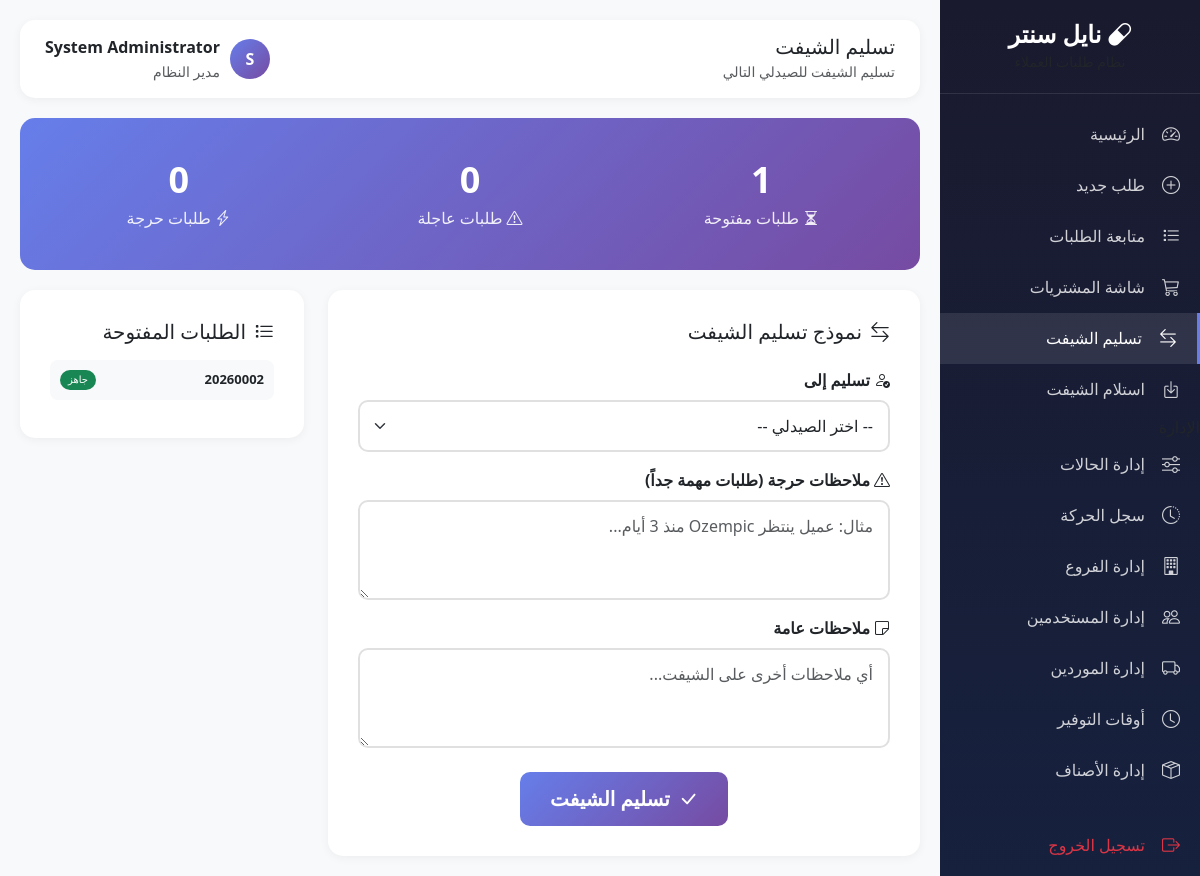
The app's page /modules/customer-requests/shift-handover.php (signed in), older data.
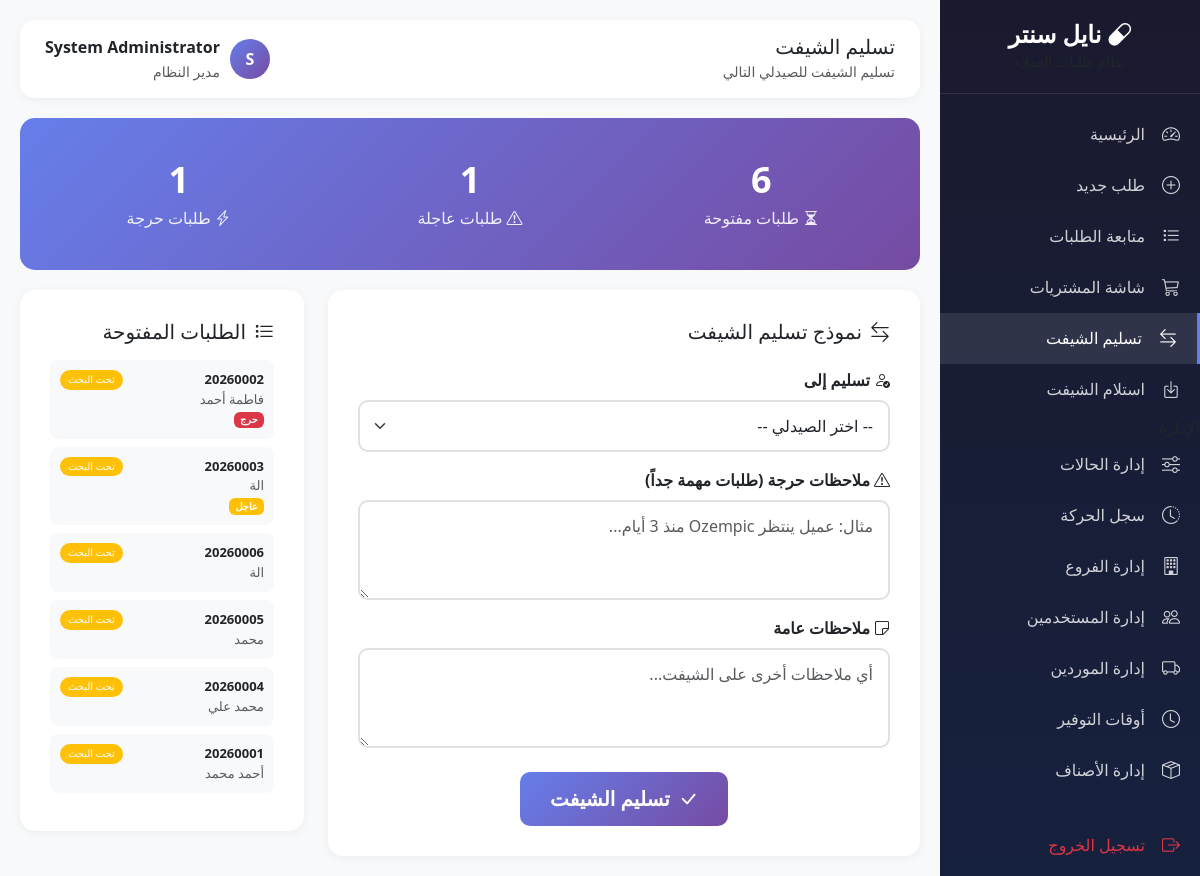
The same page, newer data.
### tables this page shows
CREATE TABLE `orders` (
  `id` int(11) NOT NULL,
  `order_number` varchar(20) NOT NULL,
  `customer_id` int(11) DEFAULT NULL,
  `customer_code` varchar(50) DEFAULT NULL,
  `customer_name` varchar(100) NOT NULL,
  `customer_phone` varchar(20) DEFAULT NULL,
  `customer_phone2` varchar(20) DEFAULT NULL,
  `customer_address` varchar(255) DEFAULT NULL,
  `branch_code` varchar(20) DEFAULT NULL,
  `order_date` datetime DEFAULT current_timestamp(),
  `priority` enum('normal','urgent','critical') DEFAULT 'normal',
  `status_id` int(11) DEFAULT 1,
  `total_items` int(11) DEFAULT 0,
  `notes` text DEFAULT NULL,
  `created_by` int(11) NOT NULL,
  `created_at` timestamp NOT NULL DEFAULT current_timestamp(),
  `updated_by` int(11) DEFAULT NULL,
  `updated_at` timestamp NULL DEFAULT NULL,
  `total_discount_type` enum('percentage','fixed') DEFAULT NULL,
  `total_discount_value` decimal(10,2) DEFAULT 0.00,
  `final_total` decimal(10,2) DEFAULT 0.00
);

CREATE TABLE `order_statuses` (
  `id` int(11) NOT NULL,
  `status_name` varchar(50) NOT NULL,
  `status_color` varchar(20) DEFAULT '#6c757d',
  `sort_order` int(11) DEFAULT 0,
  `is_default` tinyint(1) DEFAULT 0,
  `is_final` tinyint(1) DEFAULT 0,
  `is_active` tinyint(1) DEFAULT 1,
  `created_at` timestamp NOT NULL DEFAULT current_timestamp(),
  `updated_at` timestamp NOT NULL DEFAULT current_timestamp() ON UPDATE current_timestamp()
);

### modules/customer-requests/shift-handover.php (the view, shortened to what the changed rows need)
<?php
$db = getDB();
$stmt = $db->query("SELECT o.*, os.status_name, os.status_color, u.full_name as creator_name
    FROM orders o
    JOIN order_statuses os ON o.status_id = os.id
    JOIN users u ON o.created_by = u.id
    WHERE os.is_final = 0
    ORDER BY o.priority DESC, o.created_at DESC");
$open_orders_list = $stmt->fetchAll();
?>
<!DOCTYPE html>
<html lang="ar" dir="rtl">
<head>
    <link href="https://cdn.jsdelivr.net/npm/bootstrap@5.3.2/dist/css/bootstrap.rtl.min.css" rel="stylesheet">
    <link href="https://cdn.jsdelivr.net/npm/bootstrap-icons@1.11.1/font/bootstrap-icons.css" rel="stylesheet">
</head>
<body>
    <div class="main-content">
        <div class="summary-card">
            <div class="row">
                <div class="col-md-4">
                    <div class="summary-stat">
                        <h3><?= count($open_orders_list) ?></h3>
                        <p><i class="bi bi-hourglass-split me-1"></i>طلبات مفتوحة</p>
                    </div>
                </div>
                <div class="col-md-4">
                    <div class="summary-stat">
                        <h3><?= count(array_filter($open_orders_list, fn($o) => $o['priority'] === 'urgent')) ?></h3>
                        <p><i class="bi bi-exclamation-triangle me-1"></i>طلبات عاجلة</p>
                    </div>
                </div>
                <div class="col-md-4">
                    <div class="summary-stat">
                        <h3><?= count(array_filter($open_orders_list, fn($o) => $o['priority'] === 'critical')) ?></h3>
                        <p><i class="bi bi-lightning-charge me-1"></i>طلبات حرجة</p>
                    </div>
                </div>
            </div>
        </div>
        <div class="row">
            <div class="col-lg-4">
                <div class="content-card">
                    <?php foreach (array_slice($open_orders_list, 0, 10) as $order): ?>
                    <div class="order-mini">
                        <div class="d-flex justify-content-between">
                            <strong><?= $order['order_number'] ?></strong>
                            <span class="status-badge-mini" style="background: <?= $order['status_color'] ?>"><?= $order['status_name'] ?></span>
                        </div>
                        <div class="text-muted"><?= $order['customer_name'] ?></div>
                        <?php if ($order['priority'] !== 'normal'): ?>
                        <span class="badge bg-<?= $order['priority'] === 'urgent' ? 'warning' : 'danger' ?>">
                            <?= $order['priority'] === 'urgent' ? 'عاجل' : 'حرج' ?>
                        </span>
                        <?php endif; ?>
                    </div>
                    <?php endforeach; ?>
                </div>
            </div>
        </div>
    </div>
</body>
</html>

Row changes from the older to the newer data that the page shows:
removed orders: priority "0", order_number "20260002", status.status_name "جاهز"
added orders: order_number "20260002", status.status_name "تحت البحث", customer_name "فاطمة أحمد", priority "حرج"
added orders: order_number "20260003", status.status_name "تحت البحث", customer_name "الة", priority "عاجل"
added orders: order_number "20260006", status.status_name "تحت البحث", customer_name "الة"
added orders: order_number "20260005", status.status_name "تحت البحث", customer_name "محمد"
added orders: order_number "20260004", status.status_name "تحت البحث", customer_name "محمد علي"
added orders: order_number "20260001", status.status_name "تحت البحث", customer_name "أحمد محمد"
Text that changed along with them:
count($open_orders_list): "1" → "6"
text now shown: "1 1"
